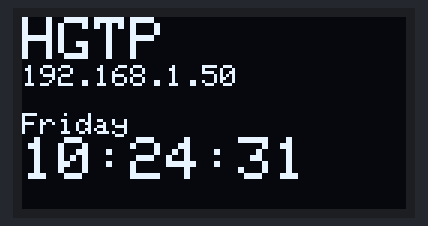
Bench run of a sketch on a simulated ESP8266 (NodeMCU). Shown: 128×64 one-colour display. WiFi joins after 1.5 s; servers stay silent unless stated; network time is answered at once with the bench clock; the local clock reads 2024-03-15 10:24:30 at power-on unless the sketch sets it; what the sketch prints to the serial monitor is not drawn.

Above: at 1.7 s.
At 5.8 s:
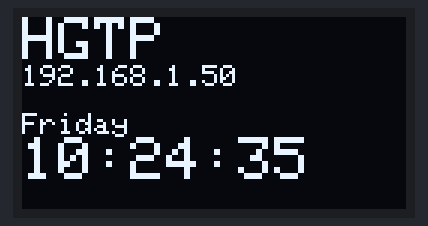
At 10.9 s:
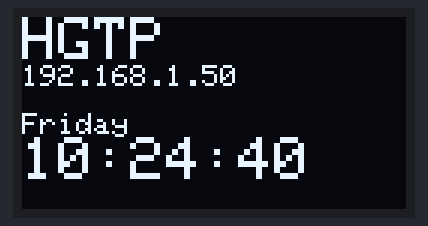
At 20.1 s:
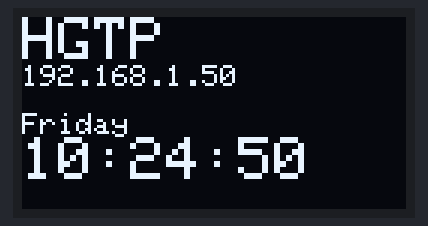
At 29.4 s:
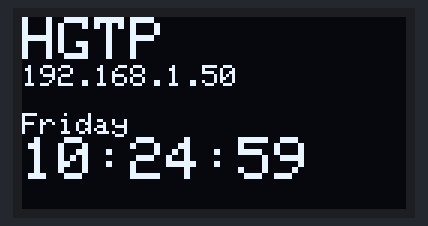
At 38.6 s:
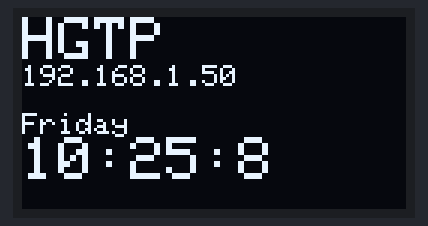

The sketch:

sketch_jul31a.ino
```cpp
#include <NTPClient.h>
#include <ESP8266WiFi.h>
#include <WiFiUdp.h>
#include <SPI.h>
#include <Wire.h>
#include <Adafruit_GFX.h>
#include <Adafruit_SSD1306.h>

#define SCREEN_WIDTH 128 // OLED display width, in pixels
#define SCREEN_HEIGHT 64 // OLED display height, in pixels

// Declaration for an SSD1306 display connected to I2C (SDA, SCL pins)
#define OLED_RESET LED_BUILTIN    //4  Reset pin # (or -1 if sharing Arduino reset pin)
Adafruit_SSD1306 display(SCREEN_WIDTH, SCREEN_HEIGHT, &Wire, OLED_RESET);


const char *ssid     = "HGTP";
const char *password = "45674321";

const long utcOffsetInSeconds = 3600;
#define UPDATE_CYCLE        (1 * 1000)

char daysOfTheWeek[7][12] = {"Sunday", "Monday", "Tuesday", "Wednesday", "Thursday", "Friday", "Saturday"};

// Define NTP Client to get time
WiFiUDP ntpUDP;
NTPClient timeClient(ntpUDP, "pool.ntp.org", utcOffsetInSeconds);

void testdrawstyles(void) {
  display.clearDisplay();
  display.setTextSize(2);             // Normal 1:1 pixel scale
  display.setTextColor(WHITE);        // Draw white text
  display.setCursor(0,0);             // Start at top-left corner
  display.println(ssid);
  display.setTextSize(1);
  display.println(WiFi.localIP());
  display.println();
  display.println(daysOfTheWeek[timeClient.getDay()]);
  display.setTextSize(2);
  display.print(timeClient.getHours()); display.print(":"); display.print(timeClient.getMinutes()); display.print(":"); display.println(timeClient.getSeconds());
  display.display();
}

void setup(){
  Serial.begin(115200);
  WiFi.begin(ssid, password);
  while ( WiFi.status() != WL_CONNECTED ) {
    delay ( 500 ); Serial.print ( "." );
  }

  timeClient.begin();

  Wire.begin(0,2);  //установка соответствия контактов дисплея SDA->D3, SCL->D4
  // SSD1306_SWITCHCAPVCC = generate display voltage from 3.3V internally
  if(!display.begin(SSD1306_SWITCHCAPVCC, 0x3C)) { // Address 0x3D for 128x64
    Serial.println(F("SSD1306 allocation failed"));
    for(;;); // Don't proceed, loop forever
  }

  display.clearDisplay();
  testdrawstyles();    // Draw 'stylized' characters
}

void loop() {
  timeClient.update();
  testdrawstyles();    // Draw 'stylized' characters

  Serial.print(daysOfTheWeek[timeClient.getDay()]);
  Serial.print(", ");
  Serial.print(timeClient.getHours());
  Serial.print(":");
  Serial.print(timeClient.getMinutes());
  Serial.print(":");
  Serial.println(timeClient.getSeconds());
  //Serial.println(timeClient.getFormattedTime());

  delay(1000);
}
```

Measured:
- what the display in image 0 shows lasts 1.0 s, from 1.6 s to 2.6 s
